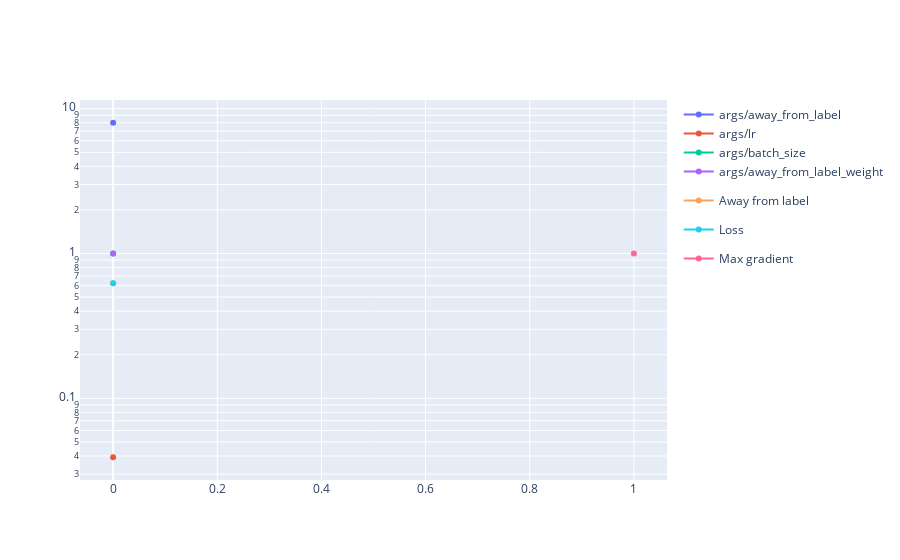
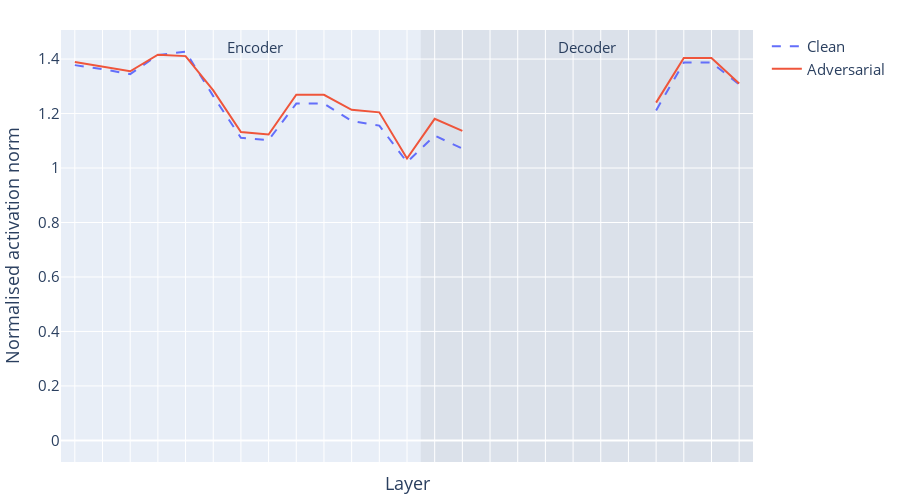

Source (notebook cell) for these figures, in order:
### Markdown cell above
### Evolution of the norms inside the classifier

### Code cell
from lib.utils import annotate_modules, get_activations

for task in tasks[1:]:
    # using 1, because 0 is not classified correctly through the vae
    idx = 1
    attack = FgsmAttack(task.sample_images[idx], task.vae, task.classifier)
    attack.train(
        away_from_label=task.sample_labels[idx],
        lr=10 / 255,
        # num_steps=100,
        # early_stop=lambda env: env["self"].perturbation.mean() < 0.01 and env["loss"] < 0.01,
        # l2_penalty=1,
        # batch_size=10,
    )
    attack.show(task.sample_labels[idx], task.labels)

    # Compute the mean norm of the activations of 100
    n_images = 100
    mean_norms = 0
    for image, _ in islice(task.iter(batch_size=1), n_images):
        mean_norms += get_activations(task, image, "norm")
    mean_norms /= n_images

    adversarial_norms = get_activations(task, attack.adversarial_image, "norm") / mean_norms
    clean_norms = get_activations(task, attack.start, "norm") / mean_norms

    names = get_activations(task, attack.start, "name")

    fig = go.Figure()
    for name, norms in zip(["Clean", "Adversarial"], [clean_norms, adversarial_norms]):
        fig.add_trace(go.Scatter(
            x=names,
            y=norms.cpu(),
            name=name,
            mode='lines',
            line=dict(
                dash="solid" if name != "Clean" else "dash",
            ),
        ))

    annotate_modules(fig, names, has_classifier=False)

    fig.update_xaxes(showticklabels=False, title_text="Layer")
    fig.update_yaxes(title_text="Normalised activation norm")

    fig.update_layout(
        font=dict(size=15),
        width=900,
        height=500,
        font_size=15,
        margin=dict(l=10, r=10, b=10, t=30),
        # showlegend=False,
        coloraxis_showscale=False,
    )
    fig.show()

### Figure 1 — Plotly figure (JSON) as saved in the notebook; plotly's stock layout.template omitted (floating-point values rounded to 4 significant figures)
{"data": [{"legendgroup": "args", "name": "args/away_from_label", "type": "scatter", "x": [0], "y": [8]}, {"legendgroup": "args", "name": "args/lr", "type": "scatter", "x": [0], "y": [0.03922]}, {"legendgroup": "args", "name": "args/batch_size", "type": "scatter", "x": [0], "y": [1]}, {"legendgroup": "args", "name": "args/away_from_label_weight", "type": "scatter", "x": [0], "y": [1]}, {"legendgroup": "", "name": "Away from label", "type": "scatter", "x": [0], "y": [0.6235]}, {"legendgroup": "", "name": "Loss", "type": "scatter", "x": [0], "y": [0.6235]}, {"legendgroup": "", "name": "Max gradient", "type": "scatter", "x": [1], "y": [1]}], "layout": {"yaxis": {"type": "log"}}}

### Figure 2 — Plotly figure (JSON) as saved in the notebook; plotly's stock layout.template omitted (floating-point values rounded to 4 significant figures)
{"data": [{"line": {"dash": "dash"}, "mode": "lines", "name": "Clean", "type": "scatter", "x": ["0 Scale", "1.encoder.0 Conv2d", "1.encoder.1 ReLU", "1.encoder.2 Conv2d", "1.encoder.3 MaxPool2d", "1.encoder.4 ReLU", "1.encoder.5 Conv2d", "1.encoder.6 MaxPool2d", "1.encoder.7 ReLU", "1.encoder.8 Flatten", "1.encoder.9 Linear", "1.encoder.10 ReLU", "1.encoder.11 Linear", "1.decoder.0 Linear", "1.decoder.1 ReLU", "1.decoder.2 Linear", "1.decoder.3 ReLU", "1.decoder.4 Unflatten", "1.decoder.5 ConvTranspose2d", "1.decoder.6 ReLU", "1.decoder.7 ConvTranspose2d", "1.decoder.8 ReLU", "1.decoder.9 ConvTranspose2d", "1 Cifar10VAE", "2 Scale"], "y": [1.378, 1.363, 1.345, 1.415, 1.427, 1.264, 1.111, 1.103, 1.237, 1.237, 1.173, 1.156, 1.022, 1.119, 1.071, null, null, null, null, 0, null, 1.212, 1.387, 1.387, 1.307]}, {"line": {"dash": "solid"}, "mode": "lines", "name": "Adversarial", "type": "scatter", "x": ["0 Scale", "1.encoder.0 Conv2d", "1.encoder.1 ReLU", "1.encoder.2 Conv2d", "1.encoder.3 MaxPool2d", "1.encoder.4 ReLU", "1.encoder.5 Conv2d", "1.encoder.6 MaxPool2d", "1.encoder.7 ReLU", "1.encoder.8 Flatten", "1.encoder.9 Linear", "1.encoder.10 ReLU", "1.encoder.11 Linear", "1.decoder.0 Linear", "1.decoder.1 ReLU", "1.decoder.2 Linear", "1.decoder.3 ReLU", "1.decoder.4 Unflatten", "1.decoder.5 ConvTranspose2d", "1.decoder.6 ReLU", "1.decoder.7 ConvTranspose2d", "1.decoder.8 ReLU", "1.decoder.9 ConvTranspose2d", "1 Cifar10VAE", "2 Scale"], "y": [1.389, 1.372, 1.355, 1.416, 1.411, 1.285, 1.132, 1.123, 1.269, 1.269, 1.214, 1.204, 1.035, 1.18, 1.137, null, null, null, null, 0, null, 1.24, 1.404, 1.404, 1.311]}], "layout": {"annotations": [{"font": {"size": 15}, "showarrow": false, "text": "Encoder", "x": 6.5, "y": 1, "yref": "paper", "yshift": -5}, {"font": {"size": 15}, "showarrow": false, "text": "Decoder", "x": 18.5, "y": 1, "yref": "paper", "yshift": -5}], "coloraxis": {"showscale": false}, "font": {"size": 15}, "height": 500, "margin": {"b": 10, "l": 10, "r": 10, "t": 30}, "shapes": [{"fillcolor": "white", "layer": "below", "line": {"width": 0}, "opacity": 0.1, "type": "rect", "x0": -0.5, "x1": 12.5, "xref": "x", "y0": 0, "y1": 1, "yref": "paper"}, {"fillcolor": "grey", "layer": "below", "line": {"width": 0}, "opacity": 0.1, "type": "rect", "x0": 12.5, "x1": 24.5, "xref": "x", "y0": 0, "y1": 1, "yref": "paper"}], "width": 900, "xaxis": {"showticklabels": false, "title": {"text": "Layer"}}, "yaxis": {"title": {"text": "Normalised activation norm"}}}}
